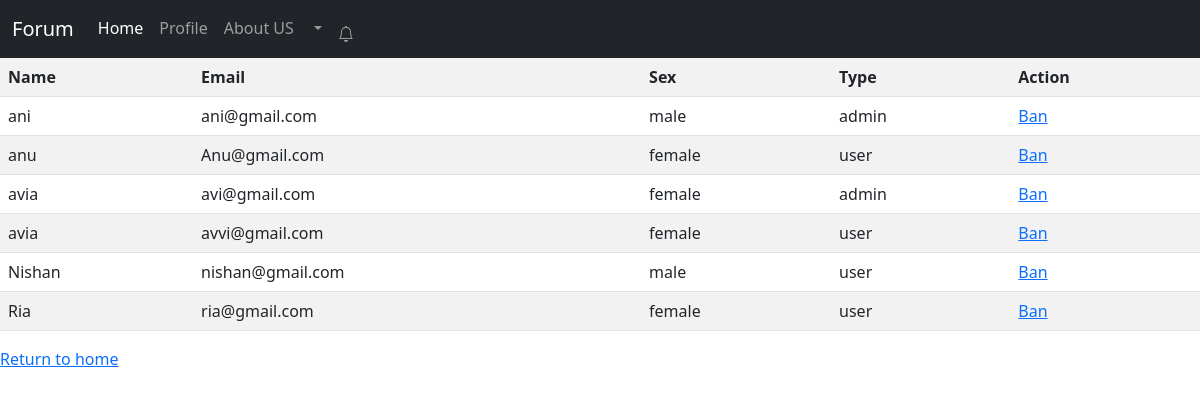
The page /admin.php (signed in) on the database its author committed.
### tables this page shows
CREATE TABLE `info` (
  `mail` varchar(100) NOT NULL,
  `name` varchar(100) NOT NULL,
  `pass` varchar(100) NOT NULL,
  `sex` varchar(100) NOT NULL,
  `type` varchar(100) NOT NULL
);

### admin.php (the view, shortened to what this page needs)
<?php
include("View/nav.php");
if(isset($_SESSION['mail'])){
    if($_SESSION['type']=="admin"){
        $sql2="SELECT * FROM info ";
        $result3=mysqli_query($conn, $sql2);
        echo "<table class='table table-striped'>";
        echo "<tr>";
        echo "<th >Name </th>";
        echo "<th >Email</th>";
        echo"<th> Sex</th>";
        echo "<th>Type </th>";
        echo "<th colspan='2'align='center'>Action</th>";
        echo "</tr>";
        while($data =mysqli_fetch_assoc($result3)) {
            echo "<tr>".
            "<td>".$data["name"]."</td>".
            "<td>". $data["mail"]. "</td>".
            "<td>".$data["sex"].
            "<td>".$data["type"].
            "<td><a href='delete.php?rn=$data[mail]' onclick='retuen checkdelete()'>Ban</td>".
            "</tr>";
        }
        echo "<table>";
        echo "<p><a href='./dashboard.php'>Return to home</a></p>";
    }
    else{
      echo  "<script type='text/javascript'>alert('You are not Admin'); window.location.href='dashboard.php'</script>";
    }
}
else{
    echo "<script type='text/javascript'>alert('You have to login'); window.location.href='login.php'</script>";
}
?>
<!DOCTYPE html>
<html lang="en">
<head>
    <link href="https://cdn.jsdelivr.net/npm/bootstrap@5.0.2/dist/css/bootstrap.min.css" rel="stylesheet"
>
</head>
<body>
</body>
</html>

### rows shown on the page
info: name "ani", mail "ani@gmail.com", sex "male", type "admin"
info: name "anu", mail "Anu@gmail.com", sex "female", type "user"
info: name "avia", mail "avi@gmail.com", sex "female", type "admin"
info: name "avia", mail "avvi@gmail.com", sex "female", type "user"
info: name "Nishan", mail "nishan@gmail.com", sex "male", type "user"
info: name "Ria", mail "ria@gmail.com", sex "female", type "user"
